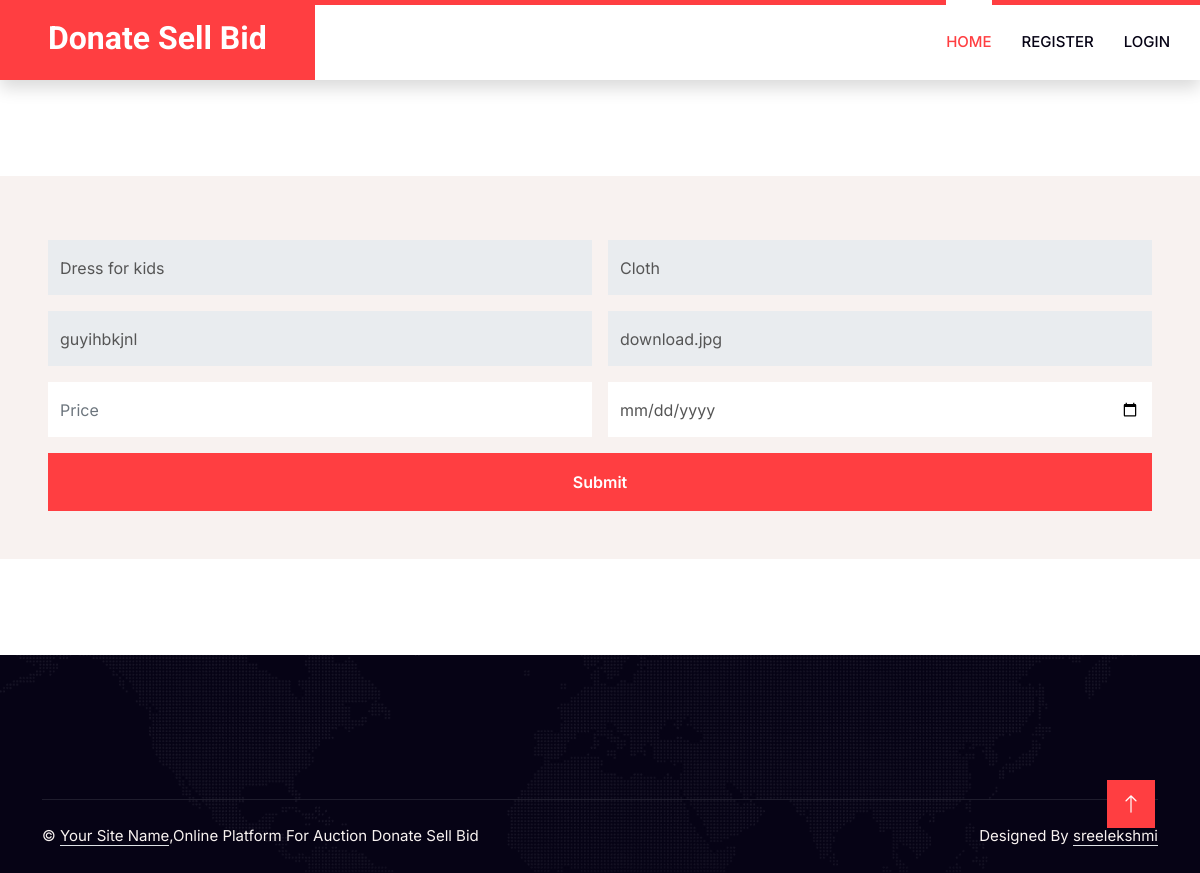
The app's page /a_sellproduct.php?id=4 with its own data.
### tables this page shows
CREATE TABLE IF NOT EXISTS `products` (
  `id` int(11) NOT NULL AUTO_INCREMENT,
  `u_id` varchar(11) NOT NULL,
  `name` varchar(225) NOT NULL,
  `category` varchar(225) NOT NULL,
  `disc` varchar(225) NOT NULL,
  `price` varchar(225) NOT NULL,
  `image` varchar(225) NOT NULL,
  `type` varchar(225) NOT NULL,
  `status` varchar(225) NOT NULL,
  PRIMARY KEY (`id`)
);

### a_sellproduct.php (the view, shortened to what this page needs)
<?php
include("header.php");
?>
				<?php
include("conn.php");
$select="select * from products WHERE id='$_REQUEST[id]'";
$res=mysqli_query($con,$select);
$row=mysqli_fetch_array($res)
	?>
                <div class="col-lg-12">
				<br>
				<br>
				  <div class="row g-5 align-items-center">
				  <center><h1 class="mb-5"></h1></center>
				 </div>
                    <div class="bg-light text-center p-5 wow fadeIn" data-wow-delay="0.5s">
                        <form method="post" enctype="multipart/form-data">
                            <div class="row g-3">
                                <div class="col-12 col-sm-6">
                                    <input type="text" class="form-control border-0" readonly name="name" value="<?php echo $row['name'];?>" style="height: 55px;">
                                </div>
                                <div class="col-12 col-sm-6">
                                    <input type="text" class="form-control border-0" readonly name="category" value="<?php echo $row['category'];?>"  style="height: 55px;">
                                </div>
                                <div class="col-6">
                                    <input class="form-control border-0" name="disc" readonly value="<?php echo $row['disc'];?>" style="height: 55px;" >
                                </div>
								  <div class="col-12 col-sm-6">
                                    <input type="text" class="form-control border-0"  readonly value="<?php echo $row['image'];?>" name="image"  style="height: 55px;">
                                </div>
								  <div class="col-12 col-sm-6">
                                    <input type="text" class="form-control border-0"  name="price" placeholder="Price" style="height: 55px;" required>
                                </div>
								 <div class="col-12 col-sm-6">
                                    <input type="date" class="form-control border-0"  name="date"   style="height: 55px;" required>
                                </div>
                                <div class="col-12">
                                    <button class="btn btn-primary w-100 py-3" name="submit" type="submit">Submit</button>
                                </div>
                            </div>
                        </form>
                    </div>
                </div>
<?php
include("footer.php");
?>

### css/style.css (style rules this page uses)
:root { --primary: #FF3E41; --secondary: #51CFED; --light: #F8F2F0; --dark: #060315; }
.btn { font-weight: 600; transition: .5s; }
.btn.btn-primary, .btn.btn-secondary { color: #FFFFFF; }

### records on screen
products: name "Dress for kids", category "Cloth", disc "guyihbkjnl", image "download.jpg"
